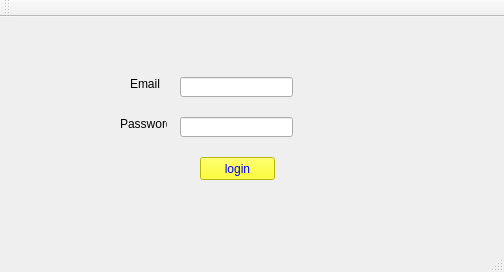
<?xml version="1.0" encoding="UTF-8"?>
<ui version="4.0">
 <class>MainWindow</class>
 <widget class="QMainWindow" name="MainWindow">
  <property name="geometry">
   <rect>
    <x>0</x>
    <y>0</y>
    <width>504</width>
    <height>272</height>
   </rect>
  </property>
  <property name="windowTitle">
   <string>MainWindow</string>
  </property>
  <widget class="QWidget" name="centralWidget">
   <widget class="QPushButton" name="pushButton">
    <property name="geometry">
     <rect>
      <x>200</x>
      <y>140</y>
      <width>75</width>
      <height>23</height>
     </rect>
    </property>
    <property name="contextMenuPolicy">
     <enum>Qt::DefaultContextMenu</enum>
    </property>
    <property name="styleSheet">
     <string notr="true">background-color: rgb(255,255,0);
color: blue;
selection-color: yellow;
selection-background-color: blue;
</string>
    </property>
    <property name="text">
     <string>login</string>
    </property>
   </widget>
   <widget class="QLineEdit" name="lineEdit">
    <property name="geometry">
     <rect>
      <x>180</x>
      <y>60</y>
      <width>113</width>
      <height>20</height>
     </rect>
    </property>
   </widget>
   <widget class="QLabel" name="label">
    <property name="geometry">
     <rect>
      <x>130</x>
      <y>60</y>
      <width>47</width>
      <height>13</height>
     </rect>
    </property>
    <property name="text">
     <string>Email</string>
    </property>
   </widget>
   <widget class="QLabel" name="label_2">
    <property name="geometry">
     <rect>
      <x>120</x>
      <y>100</y>
      <width>47</width>
      <height>13</height>
     </rect>
    </property>
    <property name="text">
     <string>Password</string>
    </property>
   </widget>
   <widget class="QLineEdit" name="lineEdit_2">
    <property name="geometry">
     <rect>
      <x>180</x>
      <y>100</y>
      <width>113</width>
      <height>20</height>
     </rect>
    </property>
   </widget>
  </widget>
  <widget class="QMenuBar" name="menuBar">
   <property name="geometry">
    <rect>
     <x>0</x>
     <y>0</y>
     <width>504</width>
     <height>21</height>
    </rect>
   </property>
  </widget>
  <widget class="QToolBar" name="mainToolBar">
   <attribute name="toolBarArea">
    <enum>TopToolBarArea</enum>
   </attribute>
   <attribute name="toolBarBreak">
    <bool>false</bool>
   </attribute>
  </widget>
  <widget class="QStatusBar" name="statusBar"/>
 </widget>
 <layoutdefault spacing="6" margin="11"/>
 <resources/>
 <connections/>
</ui>
